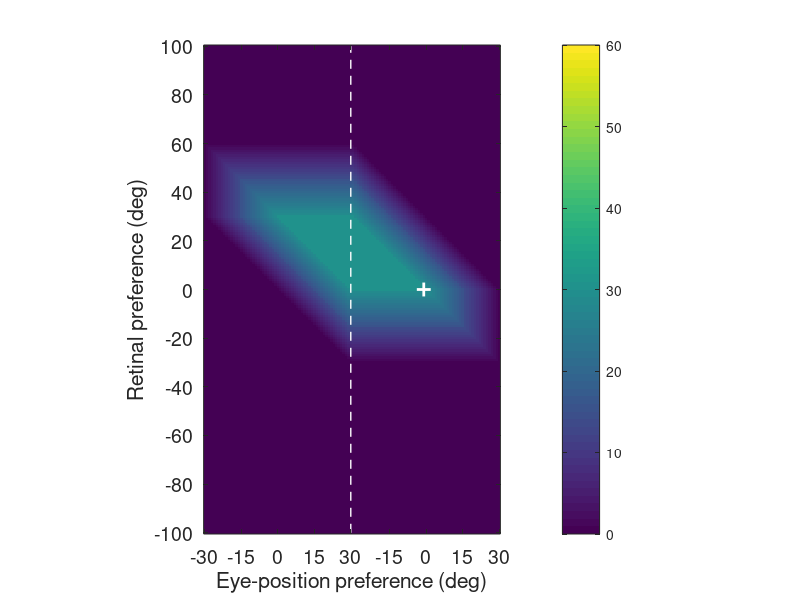

The MATLAB source for this figure:

% gain < 1
% overlap_a0_b-Ediv2_g-1_r05
% overlap_a0_b-Ediv4_g-1_r05
% overlap_a0_bE0_g-1_r05
% overlap_a0_bEdiv4_g-1_r05
% overlap_a0_bEdiv2_g-1_r05
%
% gain > 1
% overlap_a0_b-Ediv2_g1_r05
% overlap_a0_b-Ediv4_g1_r05
% overlap_a0_bE0_g1_r05
% overlap_a0_bEdiv4_g1_r05
% overlap_a0_bEdiv2_g1_r05
    
function overlapfigure_sigmodal()

    r_0 = 0.5;
    E = 60;
    R = 200;

    e_prefs = -E/2:1:E/2;
    r_prefs = R/2:-1:-R/2;
    [eye_prefs ret_prefs] = meshgrid(e_prefs,r_prefs);
  
    gain_magnitude = 0.0625;
    
    % Reference neuron
    ref_gain_sign = -1;
    ref_alpha = 0;
    ref_beta = 0; % -E/2, -E/4 , 0 ,  E/4,  E/2

    overlap_pos = getRange(1);
    overlap_neg = getRange(-1);
    overlap = [overlap_pos overlap_neg];

    % Figure
    figure;
    imagesc(overlap);
    hold on;
    colorbar;
    caxis([0 60]);
    
    % add cell identifier
    x = 1 + E*(ref_gain_sign<0) + (E/2 + ref_beta);
    y = 1 + R/2 - ref_alpha;
    %plot([1 2*E],[y y],'-y','LineWidth',2); % horizontal line
    %plot([x x],[1 R],'-y','LineWidth',2); % horizontal line
    plot(x,y,'+w','LineWidth',2,'MarkerSize',10);
    
    dim = fliplr(size(overlap));
    pbaspect([dim 1]);
    [height,width] = size(overlap);
    

        %% Make pretty 
        % Add marker line
        plot([width/2 width/2],[height 1],'--w','LineWidth',1);
        
        hYLabel = ylabel('Retinal preference (deg)'); % : \alpha_{i}
        hXLabel = xlabel('Eye-position preference (deg)'); % : \beta_{i}

        % Fix axes ticks
        wTicks = 1:(width/2);
        wdist = 15;
        wTicks = wTicks(1:wdist:end);
        wLabels = e_prefs(1:wdist:end);
        wCellLabels = cell(1,length(wLabels));
        for t=1:length(wLabels),
          wCellLabels{t} = num2str(wLabels(t));
        end
         
        % ticks and labels
        for t=2:length(wTicks),
          wCellLabels{length(wCellLabels)+1} = num2str(wLabels(t));
        end

        set(gca,'XTick',[wTicks (width/2 + wTicks(2:end))]);
        set(gca,'XTickLabel',wCellLabels);

        % Height
        hTicks = 1:height;
        hdist = 20;
        hTicks = hTicks(1:hdist:end);
        hLabels = r_prefs(1:hdist:end);
        hCellLabels = cell(1,length(hLabels));
        for l=1:length(hLabels),
          hCellLabels{l} = [num2str(hLabels(l)) ];
        end

        set(gca,'YTick',hTicks);
        set(gca,'YTickLabel',hCellLabels);

        % Change font size
        set([hYLabel hXLabel], 'FontSize', 16);
        set(gca, 'FontSize', 14);

    function overlap = getRange(gain_sign)

        if(ref_gain_sign > 0),
            
            ref_h_lower = ref_alpha - E/2;
            ref_h_higher = ref_alpha + ref_beta + (1/(2*gain_magnitude))*log((1/r_0) - 1);
        else
            
            ref_h_lower = ref_alpha + ref_beta + (1/(-2*gain_magnitude))*log((1/r_0) - 1);
            ref_h_higher = ref_alpha + E/2;
        end
        
        
        if(gain_sign > 0),
            
            h_lower = ret_prefs - E/2;
            h_higher = ret_prefs + eye_prefs + (1/(2*gain_magnitude))*log((1/r_0) - 1);
        else

            h_lower = ret_prefs + eye_prefs + (1/(-2*gain_magnitude))*log((1/r_0) - 1);
            h_higher = ret_prefs + E/2;            
        end

        overlap = min(ref_h_higher,h_higher) - max(ref_h_lower,h_lower);         % Compute overlap
        overlap(overlap < 0) = 0;
    end

end

